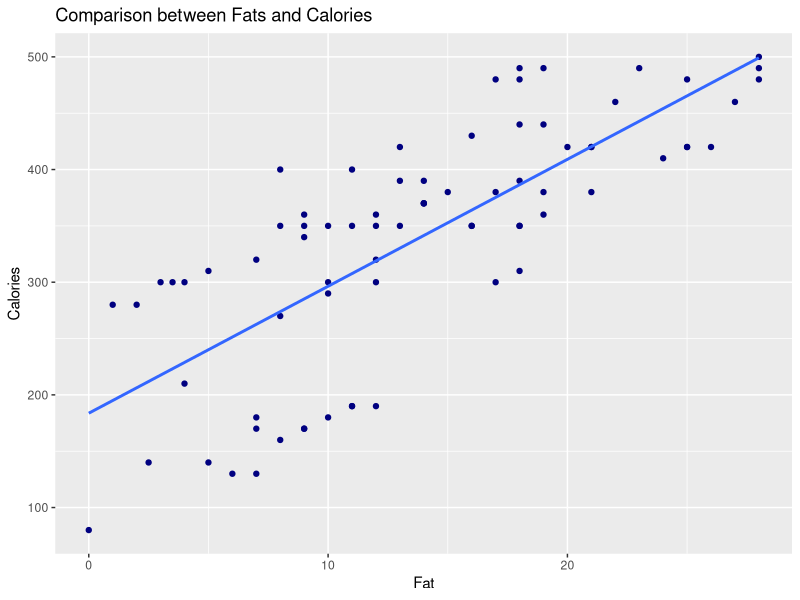
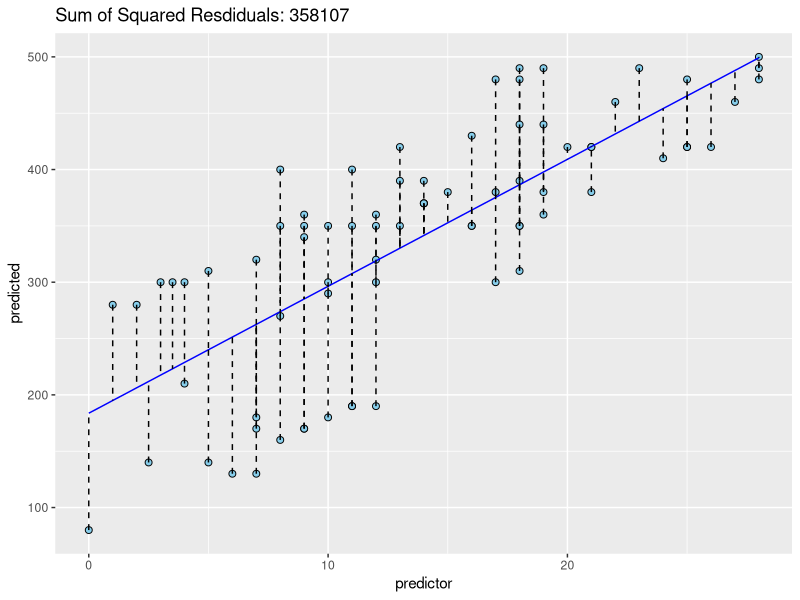
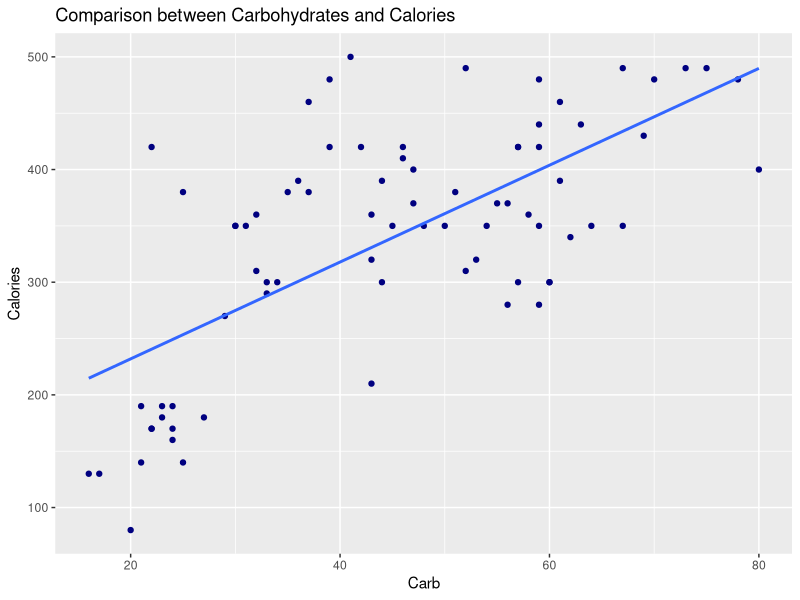
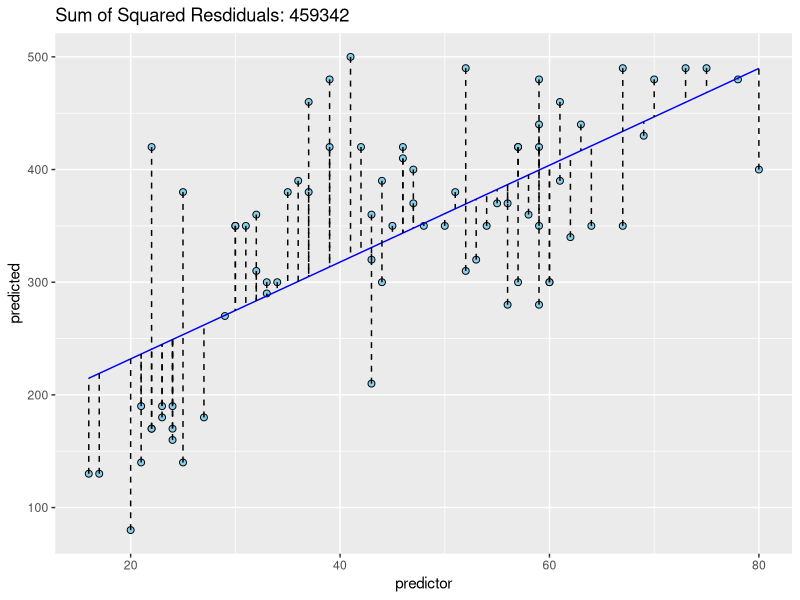
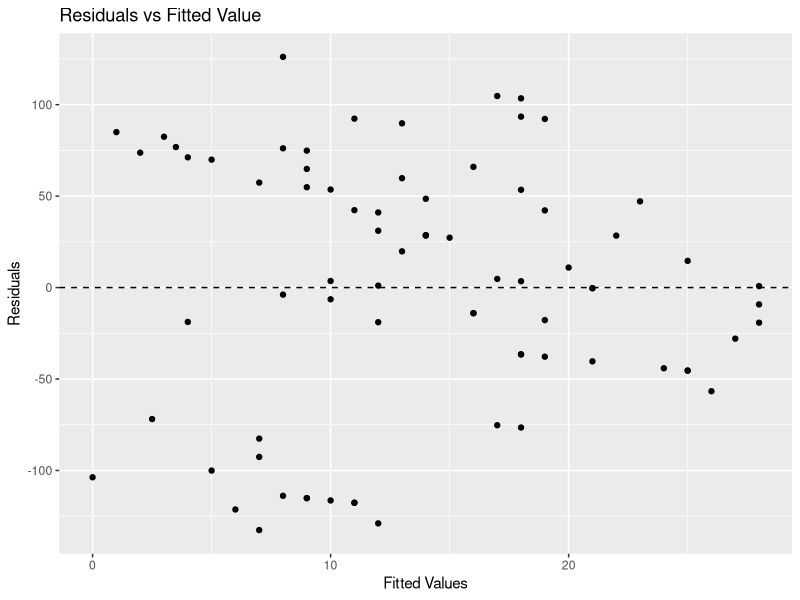
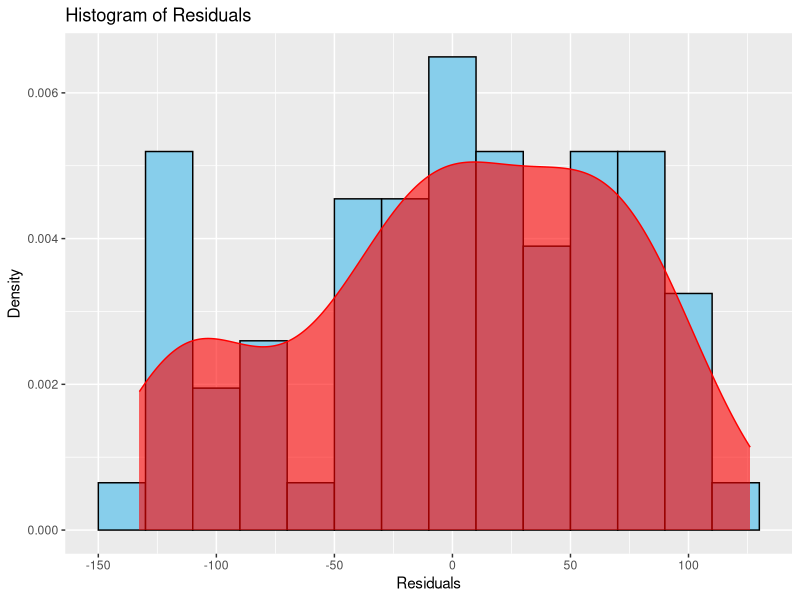
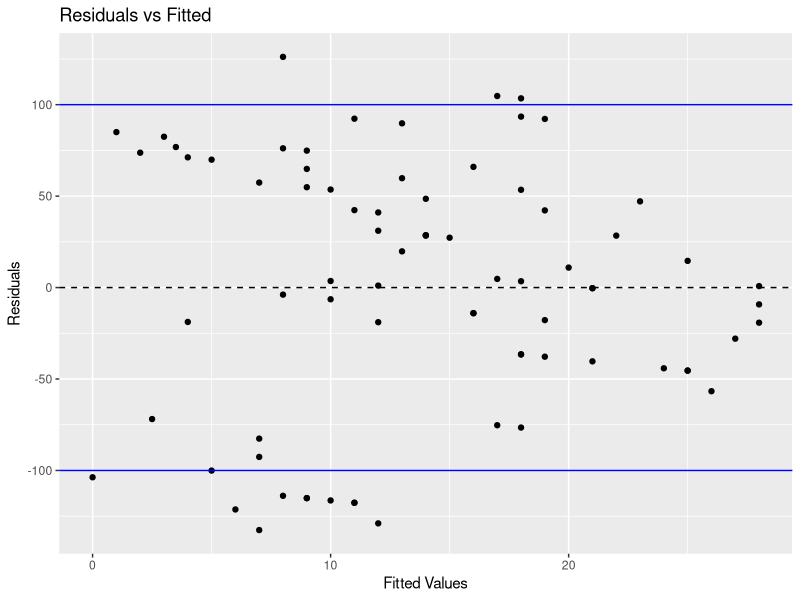

The R script that drew these images, in order:
## ---- chunk 1
library(tidyverse)
library(here)
## ---- chunk 2
setwd("C:\\F Drive\\BAsic stats DAB 501\\project 3")
## ---- chunk 3
# Replace the _____ with the correct file name
calorie_df <- read_csv(here('Group3.csv'))
## ---- chunk 4

best_line_general <- function(slope, intercept, predictor,predicted, data, residuals = TRUE) {
  mlb <- data %>% mutate(y_predicted = intercept + slope * predictor,  
                      square_residuals = (predicted - y_predicted)^2)
  
  ssr <- mlb %>% summarize(ssr = round(sum(square_residuals), 0))
  
  if (residuals) {
    p <- ggplot(mlb, aes(x = predictor, y = predicted)) +
      geom_point(shape = 21, fill = 'skyblue', size = 2) + 
      geom_line(aes(x = predictor, y = y_predicted), colour = 'blue') + 
      geom_segment(aes(x = predictor, y = predicted, 
                xend = predictor, yend = y_predicted), linetype = 2) +
      ggtitle(paste0("Sum of Squared Resdiduals: ", ssr[[1]]))
  } else {    
    p <- ggplot(mlb, aes(x = predictor, y = predicted)) +
      geom_point(shape = 21, fill = 'skyblue', size = 2) + 
      geom_line(aes(x = predictor, y = y_predicted), colour = 'blue')
  }
  p
}
## ---- chunk 5
cor(calorie_df$fat, calorie_df$calories)


## ---- chunk 6

calorie_df %>%  
  ggplot(aes(x = fat, y = calories))+
  geom_point(color = "navy")+
  geom_smooth(formula = 'y~x', method = 'lm', se = FALSE)+
  labs(title = "Comparison between Fats and Calories", 
       x = "Fat",
       y = "Calories")

## ---- chunk 7

lin_fat <- lm(calories ~ fat, data = calorie_df)
summary(lin_fat)

## ---- chunk 8
intercept_fat <- 183.734
slope_fat <- 11.267

calorie_df$calories_pred_fat = 
slope_fat * calorie_df$fat + intercept_fat

## ---- chunk 9

best_line_general(slope_fat, intercept_fat, predictor = calorie_df$fat, predicted = calorie_df$calories, data = calorie_df, residuals = TRUE )

## ---- chunk 10

cor(calorie_df$carb, calorie_df$calories)



## ---- chunk 11

calorie_df %>%  
  ggplot(aes(x = carb, y = calories))+
  geom_point(color  = "navy")+
  geom_smooth(formula = 'y~x', method = 'lm', se = FALSE)+
  labs(title = "Comparison between Carbohydrates and Calories", 
       x = "Carb", y = "Calories")

## ---- chunk 12
lin_carb <- lm(calories ~ carb, data = calorie_df)
summary(lin_carb)


## ---- chunk 13

intercept_carb <- 146.0204
slope_carb <- 4.2971

calorie_df$calories_pred_carb = slope_carb * calorie_df$carb +                                        intercept_carb

## ---- chunk 14
best_line_general(slope_carb, intercept_carb, predictor = calorie_df$carb, predicted = calorie_df$calories, data = calorie_df, residuals = TRUE )

## ---- chunk 15
cor(calorie_df$fat, calorie_df$calories) ^ 2

## ---- chunk 16
cor(calorie_df$fat, calorie_df$calories) ^ 2

cor(calorie_df$carb, calorie_df$calories) ^ 2

## ---- chunk 17

lin_fat <- lm(calories ~ fat, data = calorie_df)
summary(lin_fat)

## ---- chunk 18
intercept_fat <- 183.734
slope_fat <- 11.267

calorie_df <- calorie_df %>% 
              mutate(calories_pred_fat = intercept_fat + 
                    slope_fat * fat, 
                    residuals_pred_fat = calories - calories_pred_fat)


## ---- chunk 19
calorie_df %>% 
  ggplot(aes(x = fat , y = residuals_pred_fat))+
  geom_point()+
  geom_hline(yintercept = 0, linetype = "dashed")+ 
  labs(title = "Residuals vs Fitted Value", 
       y="Residuals", 
       x="Fitted Values")



## ---- chunk 20
calorie_df %>% 
ggplot(aes(x = residuals_pred_fat)) +
  geom_histogram(aes(y = ..density..), binwidth = 20, 
                 color = "black", fill = "skyblue" )+
  geom_density(color = "red",fill = 'red', alpha = 0.6)+
  labs(title = "Histogram of Residuals", 
       x = "Residuals", 
       y="Density")



## ---- chunk 21
calorie_df %>% 
  ggplot(aes(x = fat, y = residuals_pred_fat ))+
  geom_point()+
  geom_hline(yintercept = 0, linetype = "dashed")+
  geom_hline(yintercept = 100, color = "blue")+
  geom_hline(yintercept = -100, color = "blue")+
  labs(title = "Residuals vs Fitted", 
       y="Residuals", 
       x="Fitted Values")


